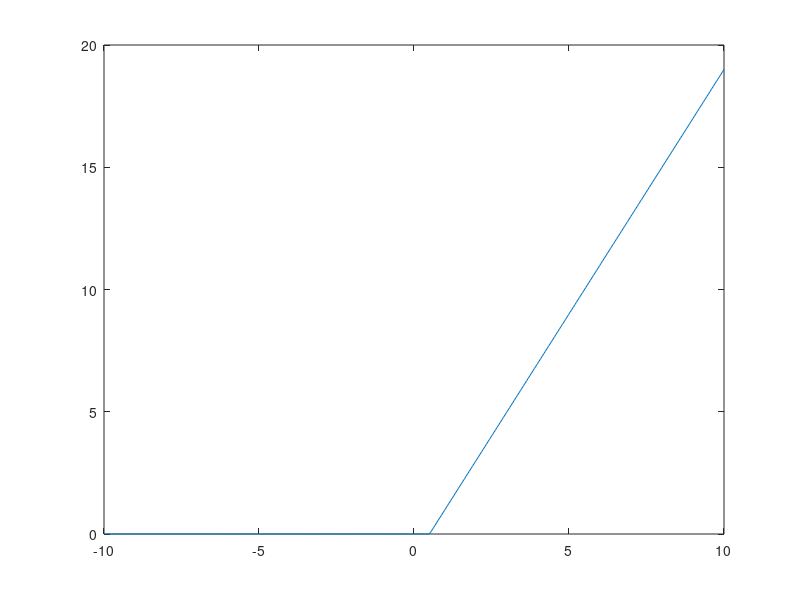

This chart was generated by the following MATLAB code:
% Define the ReLU function
relu = @(x) max(0, x);

% Define a linear function
linear = @(x, a, b) a * x + b;

% Define a function that represents a simple MLP with one hidden layer
mlp = @(x, weights) linear(relu(linear(x, weights.hidden(1), weights.hidden(2))), weights.output(1), weights.output(2));

% Define the weights of the MLP
weights.hidden = [2, -1];  % Weights for the hidden layer
weights.output = [1, 0];  % Weights for the output layer

% Generate some input values
x = linspace(-10, 10, 400);

% Compute the output of the MLP for the input values
y = arrayfun(@(x) mlp(x, weights), x);

% Plot the output of the MLP
plot(x, y);